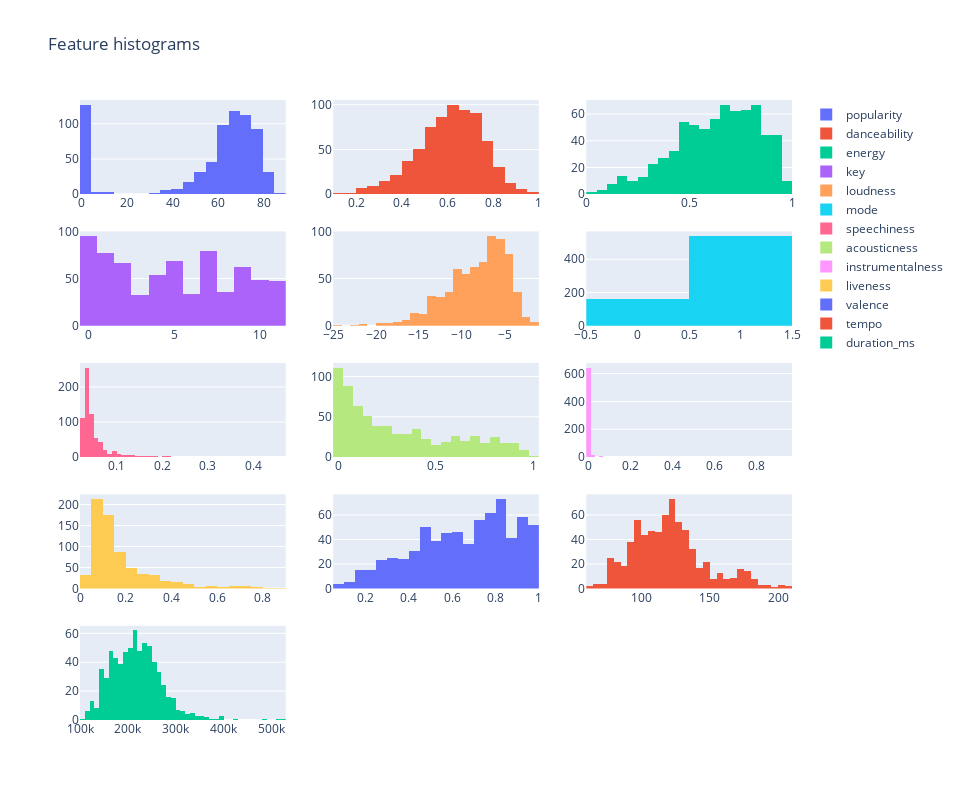

Notebook source saved alongside this figure:
### Code cell
fig = make_subplots(rows=5, cols=3)

for i, col in enumerate(feature_cols):
    row_index = i // 3
    col_index = i % 3
    fig.add_trace(go.Histogram(x=df[col], name=col), row=row_index + 1, col=col_index + 1)
fig.update_layout(title_text="Feature histograms", width=960, height=800, )
fig.show()

### Figure 1 — Plotly figure (JSON) as saved in the notebook; plotly's stock layout.template omitted (floating-point values rounded to 4 significant figures; data arrays with more than 128 entries replaced by an {"elided": "..."} marker saying what was removed)
{"data": [{"name": "popularity", "type": "histogram", "x": {"elided": "700 int values"}, "xaxis": "x", "yaxis": "y"}, {"name": "danceability", "type": "histogram", "x": {"elided": "700 float values"}, "xaxis": "x2", "yaxis": "y2"}, {"name": "energy", "type": "histogram", "x": {"elided": "700 float values"}, "xaxis": "x3", "yaxis": "y3"}, {"name": "key", "type": "histogram", "x": {"elided": "700 int values"}, "xaxis": "x4", "yaxis": "y4"}, {"name": "loudness", "type": "histogram", "x": {"elided": "700 float values"}, "xaxis": "x5", "yaxis": "y5"}, {"name": "mode", "type": "histogram", "x": {"elided": "700 int values"}, "xaxis": "x6", "yaxis": "y6"}, {"name": "speechiness", "type": "histogram", "x": {"elided": "700 float values"}, "xaxis": "x7", "yaxis": "y7"}, {"name": "acousticness", "type": "histogram", "x": {"elided": "700 float values"}, "xaxis": "x8", "yaxis": "y8"}, {"name": "instrumentalness", "type": "histogram", "x": {"elided": "700 float values"}, "xaxis": "x9", "yaxis": "y9"}, {"name": "liveness", "type": "histogram", "x": {"elided": "700 float values"}, "xaxis": "x10", "yaxis": "y10"}, {"name": "valence", "type": "histogram", "x": {"elided": "700 float values"}, "xaxis": "x11", "yaxis": "y11"}, {"name": "tempo", "type": "histogram", "x": {"elided": "700 float values"}, "xaxis": "x12", "yaxis": "y12"}, {"name": "duration_ms", "type": "histogram", "x": {"elided": "700 int values"}, "xaxis": "x13", "yaxis": "y13"}], "layout": {"height": 800, "title": {"text": "Feature histograms"}, "width": 960, "xaxis": {"anchor": "y", "domain": [0, 0.2889]}, "xaxis10": {"anchor": "y10", "domain": [0, 0.2889]}, "xaxis11": {"anchor": "y11", "domain": [0.3556, 0.6444]}, "xaxis12": {"anchor": "y12", "domain": [0.7111, 1]}, "xaxis13": {"anchor": "y13", "domain": [0, 0.2889]}, "xaxis14": {"anchor": "y14", "domain": [0.3556, 0.6444]}, "xaxis15": {"anchor": "y15", "domain": [0.7111, 1]}, "xaxis2": {"anchor": "y2", "domain": [0.3556, 0.6444]}, "xaxis3": {"anchor": "y3", "domain": [0.7111, 1]}, "xaxis4": {"anchor": "y4", "domain": [0, 0.2889]}, "xaxis5": {"anchor": "y5", "domain": [0.3556, 0.6444]}, "xaxis6": {"anchor": "y6", "domain": [0.7111, 1]}, "xaxis7": {"anchor": "y7", "domain": [0, 0.2889]}, "xaxis8": {"anchor": "y8", "domain": [0.3556, 0.6444]}, "xaxis9": {"anchor": "y9", "domain": [0.7111, 1]}, "yaxis": {"anchor": "x", "domain": [0.848, 1]}, "yaxis10": {"anchor": "x10", "domain": [0.212, 0.364]}, "yaxis11": {"anchor": "x11", "domain": [0.212, 0.364]}, "yaxis12": {"anchor": "x12", "domain": [0.212, 0.364]}, "yaxis13": {"anchor": "x13", "domain": [0, 0.152]}, "yaxis14": {"anchor": "x14", "domain": [0, 0.152]}, "yaxis15": {"anchor": "x15", "domain": [0, 0.152]}, "yaxis2": {"anchor": "x2", "domain": [0.848, 1]}, "yaxis3": {"anchor": "x3", "domain": [0.848, 1]}, "yaxis4": {"anchor": "x4", "domain": [0.636, 0.788]}, "yaxis5": {"anchor": "x5", "domain": [0.636, 0.788]}, "yaxis6": {"anchor": "x6", "domain": [0.636, 0.788]}, "yaxis7": {"anchor": "x7", "domain": [0.424, 0.576]}, "yaxis8": {"anchor": "x8", "domain": [0.424, 0.576]}, "yaxis9": {"anchor": "x9", "domain": [0.424, 0.576]}}}
